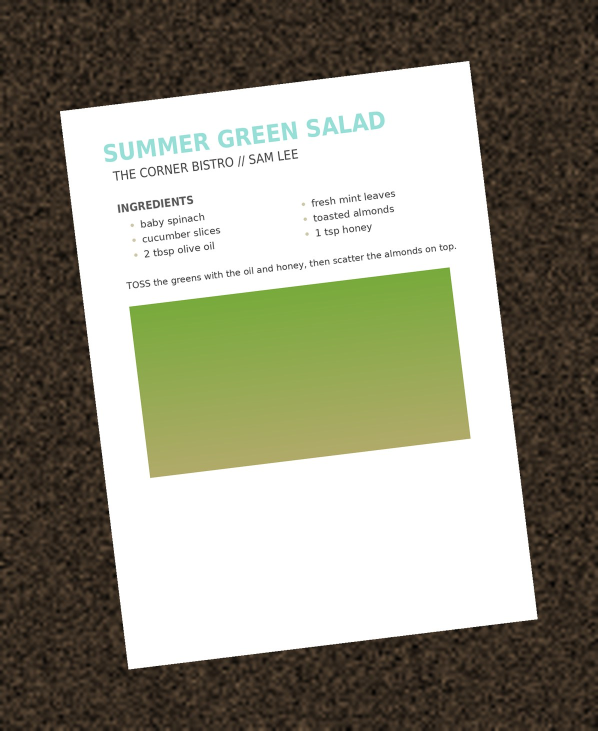
#> input picture backend/tests/corpus/p011-en-page-on-a-table/input-1.jpg, 1196 x 1461 px (shown at 1/2 size); its folder holds only this picture in this run
$ python -i deskew.py   (imports and definitions only)
#> lines starting #> are read from the running program, lines starting #| are printed output that depends on the picture; after the words box and inside, x2 and y2 are one past the last pixel; in counts of white or black regions, pixels touching at a corner belong together
import cv2
import numpy as np

# A detected angle beyond this is more likely a misdetection (e.g. picking
# up a photo/logo within the page rather than the page's actual rotation)
# than real skew worth correcting -- applying it would do more harm than
# good. Real-world photo/scan skew is usually mild.
MAX_DESKEW_ANGLE = 15.0
MIN_CONTENT_POINTS = 50  # below this, there isn't enough "ink" to trust an angle estimate


def _skew_angle(rect) -> float:
    """Skew in degrees, in the sign getRotationMatrix2D expects, from the
    rectangle's corner points rather than from rect[2].

    minAreaRect's angle field changed convention in OpenCV 4.5.1 (from
    [-90, 0) to (0, 90]) and the sign it implies flipped with it. Code
    calibrated against one version rotates the wrong way on the other --
    an external review running a different OpenCV saw exactly that, on the
    negative-angle tests only. The corner points mean the same thing in
    every version, so the angle is measured from them: of the rectangle's
    edges, take the one closest to horizontal and measure its slope.
    """
    pts = cv2.boxPoints(rect)
    best = None
    for i in range(4):
        (x1, y1), (x2, y2) = pts[i], pts[(i + 1) % 4]
        if x2 < x1:
            x1, y1, x2, y2 = x2, y2, x1, y1
        dx, dy = x2 - x1, y2 - y1
        if dx == 0 and dy == 0:
            continue
        a = float(np.degrees(np.arctan2(dy, dx)))   # image coords: y grows downward
        if -45 < a <= 45 and (best is None or abs(a) < abs(best)):
            best = a
    return best if best is not None else 0.0


# [27 lines left out: function darkest_channel, not called in this run]


# Channels this far apart are a colour (the teal titles: about 70); a
# nearly gray pixel keeps the gray mix. The cookbook's pale beige list dots
# (spread about 34) were darkened too, became a column of their own, and
# cut the step paragraphs mid-word (Claude review of 0167).
COLOUR_SPREAD = 50


PHOTO_MIN_AREA = 0.02       # of the image
PHOTO_MIN_SIDE = 0.08       # of the image's height and width
PHOTO_MIN_FILL = 0.6        # of its rectangle that isn't background


# [12 lines left out: function _photo_mask, not called in this run]


# A page photographed on a table: Otsu's threshold took the table as ink,
# so the angle came from the table (0 degrees) and the dark edges filled
# what Tesseract read (Claude review of 0165: 0-62% of the words at 6-10
# degrees). The page is the largest bright shape; it's straightened by its
# own edges and cropped to. Only when it's tilted: an upright bright card
# or photo in a screenshot (dark mode) is left alone, as is a page that
# fills the frame.
PAGE_MIN_AREA = 0.25        # of the image
PAGE_MAX_AREA = 0.97
PAGE_MIN_FILL = 0.9         # the shape's area over its rectangle's: a page, not a blob
PAGE_MIN_TILT = 0.5
PAGE_MAX_TILT = 30.0
PAGE_MIN_CONTRAST = 60      # the page's mean brightness over its surroundings'


def crop_to_page(gray: np.ndarray) -> np.ndarray:
    h, w = gray.shape
    blurred = cv2.GaussianBlur(gray, (5, 5), 0)
    _, bright = cv2.threshold(blurred, 0, 255, cv2.THRESH_BINARY + cv2.THRESH_OTSU)
    # Close the text inside the page so it doesn't cut the shape up.
    k = max(3, (min(h, w) // 60) | 1)
    bright = cv2.morphologyEx(bright, cv2.MORPH_CLOSE, cv2.getStructuringElement(cv2.MORPH_RECT, (k, k)))
    contours, _ = cv2.findContours(bright, cv2.RETR_EXTERNAL, cv2.CHAIN_APPROX_SIMPLE)
    if not contours:
        return gray
    page = max(contours, key=cv2.contourArea)
    area = cv2.contourArea(page)
    rect = cv2.minAreaRect(page)
    (cx, cy), (rw, rh), _ = rect
    if not (PAGE_MIN_AREA * w * h <= area <= PAGE_MAX_AREA * w * h) or area < PAGE_MIN_FILL * rw * rh:
        return gray
    angle = _skew_angle(rect)
    if not (PAGE_MIN_TILT <= abs(angle) <= PAGE_MAX_TILT):
        return gray
    mask = np.zeros_like(gray)
    cv2.drawContours(mask, [page], -1, 255, -1)
    inside, outside = gray[mask > 0], gray[mask == 0]
    if outside.size and float(inside.mean()) - float(outside.mean()) < PAGE_MIN_CONTRAST:
        return gray
    matrix = cv2.getRotationMatrix2D((cx, cy), angle, 1.0)
    turned = cv2.warpAffine(gray, matrix, (w, h), flags=cv2.INTER_CUBIC, borderMode=cv2.BORDER_REPLICATE)
    # The rectangle's sides after turning: the longer one runs the way the
    # page's horizontal edge does.
    pts = cv2.transform(np.array([cv2.boxPoints(rect)]), matrix)[0]
    x0, y0 = np.floor(pts.min(axis=0)).astype(int)
    x1, y1 = np.ceil(pts.max(axis=0)).astype(int)
    m = 3                                                   # just inside the edge
    x0, y0, x1, y1 = max(0, x0 + m), max(0, y0 + m), min(w, x1 - m), min(h, y1 - m)
    if x1 - x0 < w // 5 or y1 - y0 < h // 5:
        return gray
    return turned[y0:y1, x0:x1]


# The tilt is read from the text lines: turned to the right angle, a page
# of text gives rows of ink and rows of paper, so the row sums change most
# sharply. 0169 and earlier took the angle of the smallest rectangle around
# all the ink, which was about a degree off on full pages, said 12.4
# degrees for a straight page with the ingredients beside the method, and
# 0169's check on it (_really_tilted) then left short tilted pages crooked
# (review of 0169). This gave 0.0 on nine straight cookbook pages and was
# within 0.1 degree on 25 tilted ones, in about 0.2 s.
SKEW_SAMPLE_WIDTH = 700
MIN_DESKEW_ANGLE = 0.3


# [79 lines left out: functions _line_sharpness, estimate_skew, deskew_grayscale, auto_orient, not called in this run]


# Measured on this project's 29 real screenshots and photos, each also turned
# 90/180/270 degrees (116 cases): the one wrong rotation came at confidence
# 5.9, so a higher threshold wouldn't have prevented it; 3 or 4 only left
# 8-16 more sideways or upside-down pages unfixed. Raise it only with
# examples of wrong rotations below the new value.
ORIENTATION_MIN_CONF = 1.5

>>> import cv2
>>> picture = cv2.imread('../../tests/corpus/p011-en-page-on-a-table/input-1.jpg', cv2.IMREAD_GRAYSCALE)
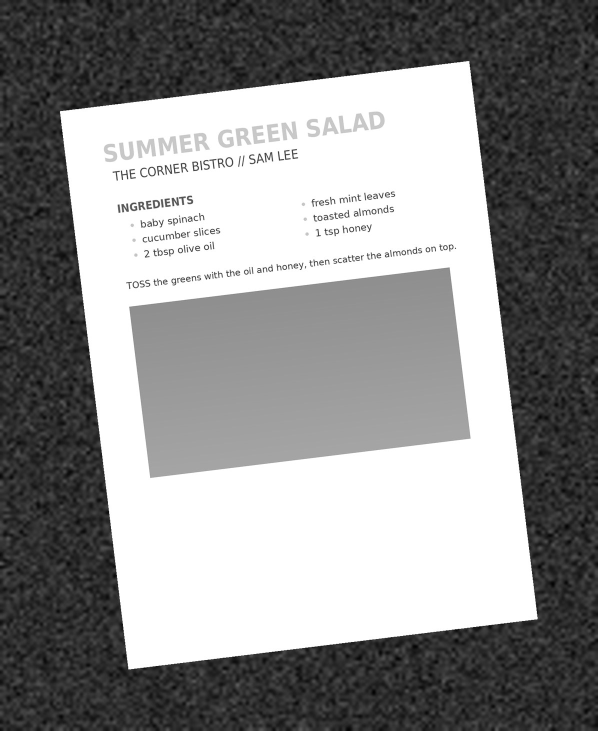
#> picture: shape (1461, 1196) (shown at 1/2 size); min 0, max 255, mean 142.3
>>> result = crop_to_page(picture)
#> in crop_to_page, `_, bright = cv2.threshold(blurred, 0, 255, cv2.THRESH_BINARY + cv2.THR..`:
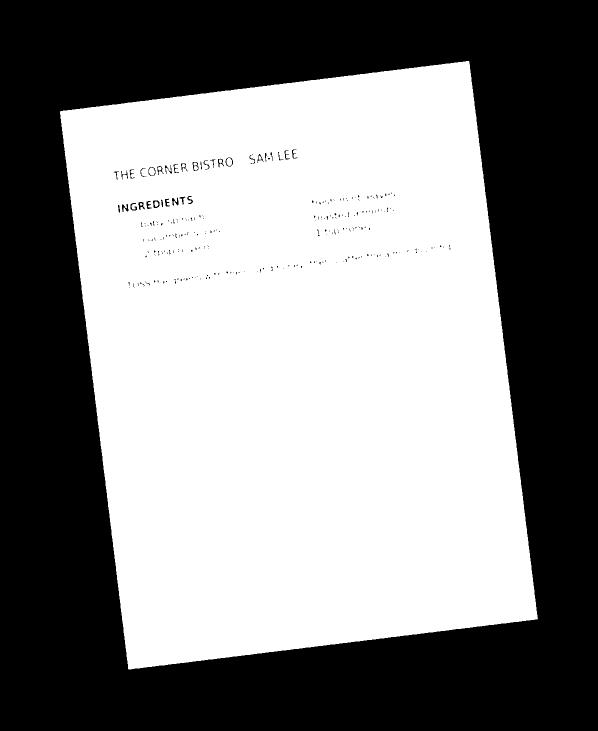
#> bright: shape (1461, 1196) (shown at 1/2 size); 53% white; 265 black regions (231 under 20 px), largest, box (x1, y1, x2, y2) and area: (0, 0, 1196, 1461) 818923, (344, 395, 357, 411) 105, (244, 408, 257, 424) 105
#> in crop_to_page, `bright = cv2.morphologyEx(bright, cv2.MORPH_CLOSE, cv2.getStructuringE..`:
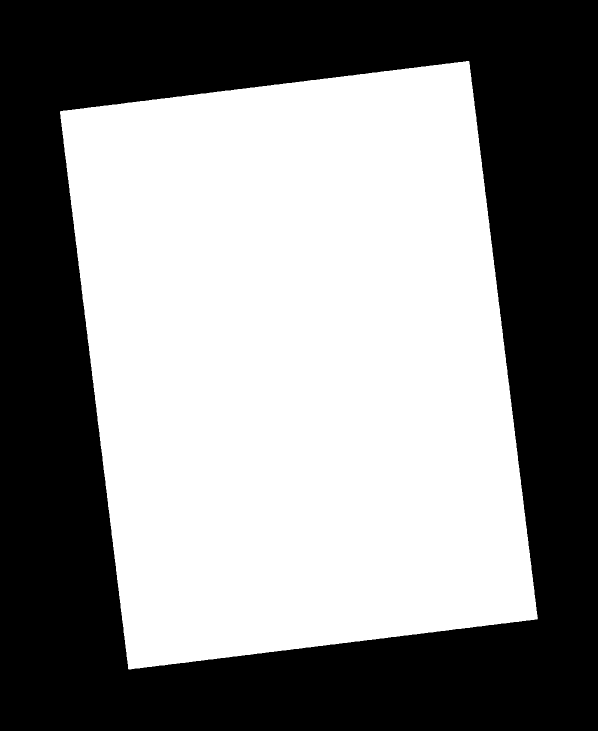
#> bright: shape (1461, 1196) (shown at 1/2 size); 53.1% white; 1 black region
#> in crop_to_page, `contours, _ = cv2.findContours(bright, cv2.RETR_EXTERNAL, cv2.CHAIN_AP..`: contours = 1 contour; box (x1, y1, x2, y2) and area: (120, 122, 1076, 1339) 926506
#> in crop_to_page, `page = max(contours, key=cv2.contourArea)`: page = contour of 955 points, box (x1, y1, x2, y2) (120, 122, 1076, 1339), area 926506
#> in crop_to_page, `area = cv2.contourArea(page)`: area = 926505.5
#> in crop_to_page, `rect = cv2.minAreaRect(page)`: rect = ((597.1, 730), (825.6, 1125.7), -7)
#> in crop_to_page, `(cx, cy), (rw, rh), _ = rect`: cx = 597.1; cy = 730; rw = 825.6; rh = 1125.7
#> in _skew_angle, `pts = cv2.boxPoints(rect)`: pts = [[256, 1339], [118.8, 221.6], [938.3, 121], [1075.4, 1238.4]]
#> the loop in _skew_angle, `for i in range(4):` made 4 passes
#> (x1, y1, x2, y2, dx, dy, a, best) on pass 2: (118.8, 221.6, 938.3, 121, 819.5, -100.6, -7, -7)
#> (x1, y1, x2, y2, dx, dy, a) on passes 1, 3, 4: (118.8, 221.6, 256, 1339, 137.2, 1117.4, 83), (938.3, 121, 1075.4, 1238.4, 137.2, 1117.4, 83), (256, 1339, 1075.4, 1238.4, 819.5, -100.6, -7)
#> after the loop in _skew_angle, `for i in range(4):`: best = -7
#> in crop_to_page, `matrix = cv2.getRotationMatrix2D((cx, cy), angle, 1.0)`: matrix = [[0.993, -0.122, 93.39], [0.122, 0.993, -67.31]]
#> in crop_to_page, `turned = cv2.warpAffine(gray, matrix, (w, h), flags=cv2.INTER_CUBIC, b..`:
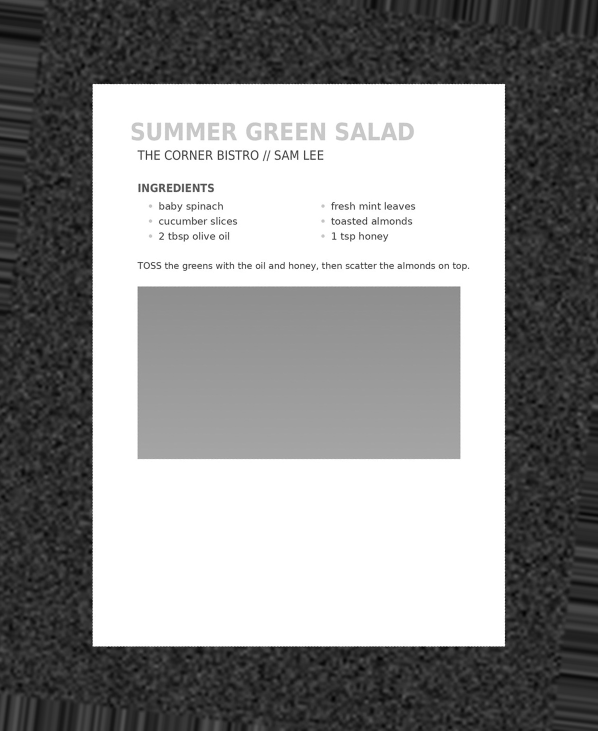
#> turned: shape (1461, 1196) (shown at 1/2 size); min 0, max 255, mean 142.3
#> in crop_to_page, `pts = cv2.transform(np.array([cv2.boxPoints(rect)]), matrix)[0]`: pts = [[184.3, 1292.9], [184.3, 167.2], [1009.9, 167.2], [1009.9, 1292.9]]
#> in crop_to_page, `x0, y0 = np.floor(pts.min(axis=0)).astype(int)`: x0 = 184; y0 = 167
#> in crop_to_page, `x1, y1 = np.ceil(pts.max(axis=0)).astype(int)`: x1 = 1010; y1 = 1293
#> in crop_to_page, `x0, y0, x1, y1 = max(0, x0 + m), max(0, y0 + m), min(w, x1 - m), min(h..`: x0 = 187; y0 = 170; x1 = 1007; y1 = 1290
#> in crop_to_page, `return turned[y0:y1, x0:x1]`:
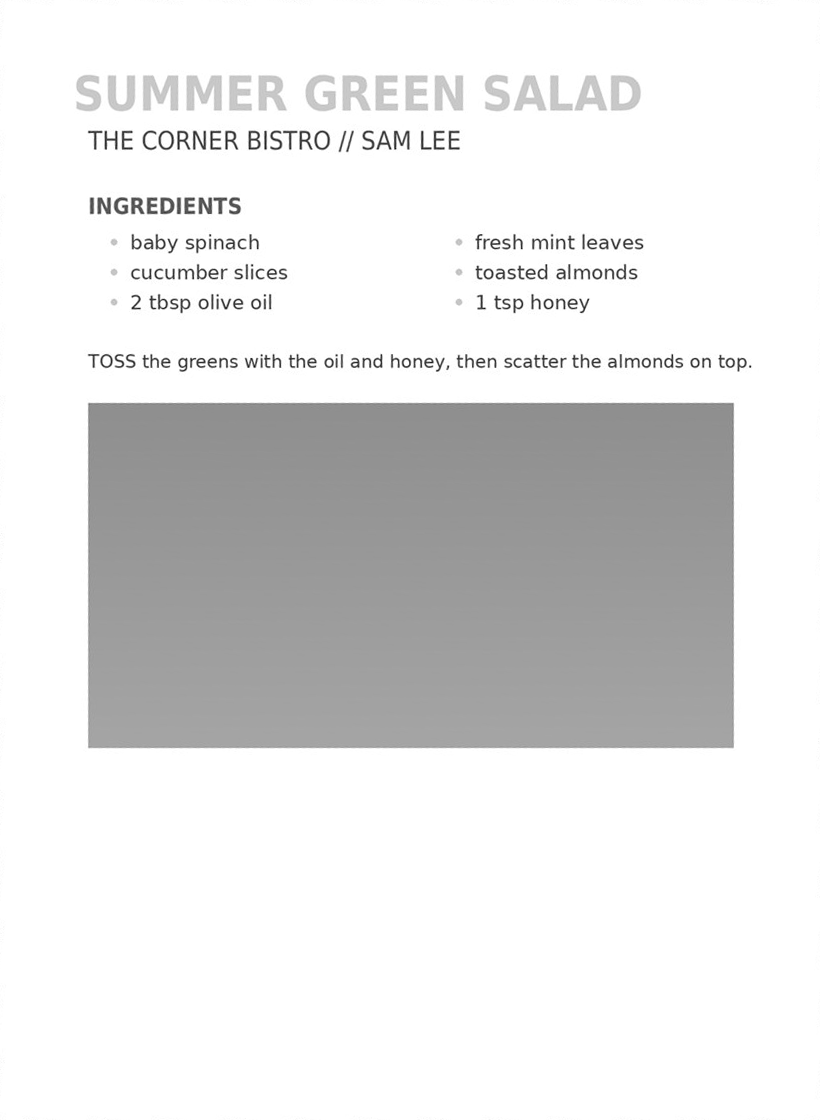
#> returned value: shape (1120, 820); min 8, max 255, mean 227.7
